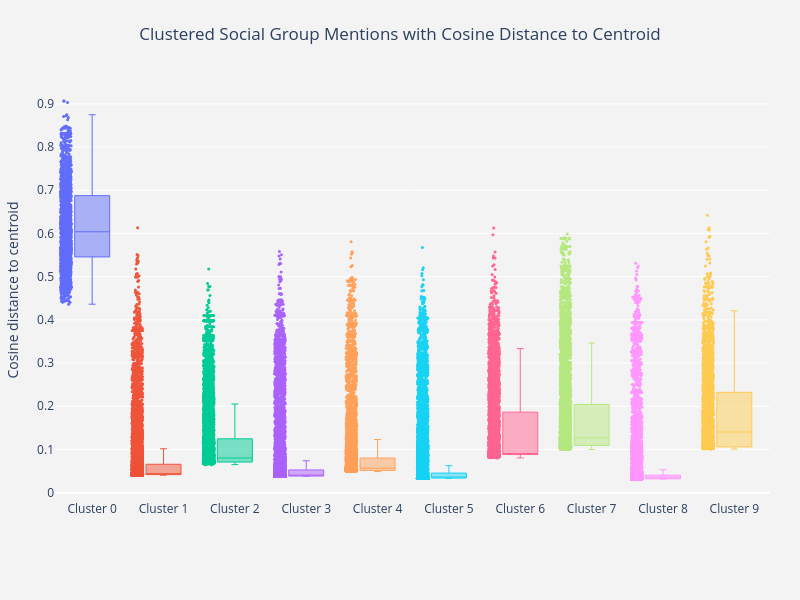

Notebook cell for this chart:
### Code cell
# plot some interactive cluster boxplots
interactive_mentions_boxplot(question_df_long, range(0, 10), mention_col="sg_spans")

### Figure 1 — Plotly figure (JSON) as saved in the notebook; plotly's stock layout.template omitted (floating-point values rounded to 4 significant figures; data arrays with more than 128 entries replaced by an {"elided": "..."} marker saying what was removed)
{"data": [{"boxpoints": "all", "hovertemplate": "%{text}<br>%{y:.3f}<extra></extra>", "jitter": 0.3, "line": {"width": 1}, "marker": {"size": 3}, "name": "Cluster 0", "text": {"elided": "2420 str values"}, "type": "box", "whiskerwidth": 0.2, "y": {"elided": "2420 float values"}}, {"boxpoints": "all", "hovertemplate": "%{text}<br>%{y:.3f}<extra></extra>", "jitter": 0.3, "line": {"width": 1}, "marker": {"size": 3}, "name": "Cluster 1", "text": {"elided": "8765 str values"}, "type": "box", "whiskerwidth": 0.2, "y": {"elided": "8765 float values"}}, {"boxpoints": "all", "hovertemplate": "%{text}<br>%{y:.3f}<extra></extra>", "jitter": 0.3, "line": {"width": 1}, "marker": {"size": 3}, "name": "Cluster 2", "text": {"elided": "6960 str values"}, "type": "box", "whiskerwidth": 0.2, "y": {"elided": "6960 float values"}}, {"boxpoints": "all", "hovertemplate": "%{text}<br>%{y:.3f}<extra></extra>", "jitter": 0.3, "line": {"width": 1}, "marker": {"size": 3}, "name": "Cluster 3", "text": {"elided": "8833 str values"}, "type": "box", "whiskerwidth": 0.2, "y": {"elided": "8833 float values"}}, {"boxpoints": "all", "hovertemplate": "%{text}<br>%{y:.3f}<extra></extra>", "jitter": 0.3, "line": {"width": 1}, "marker": {"size": 3}, "name": "Cluster 4", "text": {"elided": "6105 str values"}, "type": "box", "whiskerwidth": 0.2, "y": {"elided": "6105 float values"}}, {"boxpoints": "all", "hovertemplate": "%{text}<br>%{y:.3f}<extra></extra>", "jitter": 0.3, "line": {"width": 1}, "marker": {"size": 3}, "name": "Cluster 5", "text": {"elided": "12321 str values"}, "type": "box", "whiskerwidth": 0.2, "y": {"elided": "12321 float values"}}, {"boxpoints": "all", "hovertemplate": "%{text}<br>%{y:.3f}<extra></extra>", "jitter": 0.3, "line": {"width": 1}, "marker": {"size": 3}, "name": "Cluster 6", "text": {"elided": "5377 str values"}, "type": "box", "whiskerwidth": 0.2, "y": {"elided": "5377 float values"}}, {"boxpoints": "all", "hovertemplate": "%{text}<br>%{y:.3f}<extra></extra>", "jitter": 0.3, "line": {"width": 1}, "marker": {"size": 3}, "name": "Cluster 7", "text": {"elided": "5635 str values"}, "type": "box", "whiskerwidth": 0.2, "y": {"elided": "5635 float values"}}, {"boxpoints": "all", "hovertemplate": "%{text}<br>%{y:.3f}<extra></extra>", "jitter": 0.3, "line": {"width": 1}, "marker": {"size": 3}, "name": "Cluster 8", "text": {"elided": "8299 str values"}, "type": "box", "whiskerwidth": 0.2, "y": {"elided": "8299 float values"}}, {"boxpoints": "all", "hovertemplate": "%{text}<br>%{y:.3f}<extra></extra>", "jitter": 0.3, "line": {"width": 1}, "marker": {"size": 3}, "name": "Cluster 9", "text": {"elided": "2984 str values"}, "type": "box", "whiskerwidth": 0.2, "y": {"elided": "2984 float values"}}], "layout": {"height": 600, "margin": {"b": 100, "l": 40, "r": 30, "t": 80}, "paper_bgcolor": "rgb(243, 243, 243)", "plot_bgcolor": "rgb(243, 243, 243)", "showlegend": false, "title": {"text": "Clustered Social Group Mentions with Cosine Distance to Centroid", "x": 0.5}, "width": 800, "yaxis": {"autorange": true, "gridcolor": "rgb(255, 255, 255)", "gridwidth": 1, "showgrid": true, "title": {"text": "Cosine distance to centroid"}, "zeroline": true, "zerolinecolor": "rgb(255, 255, 255)", "zerolinewidth": 2}}}
